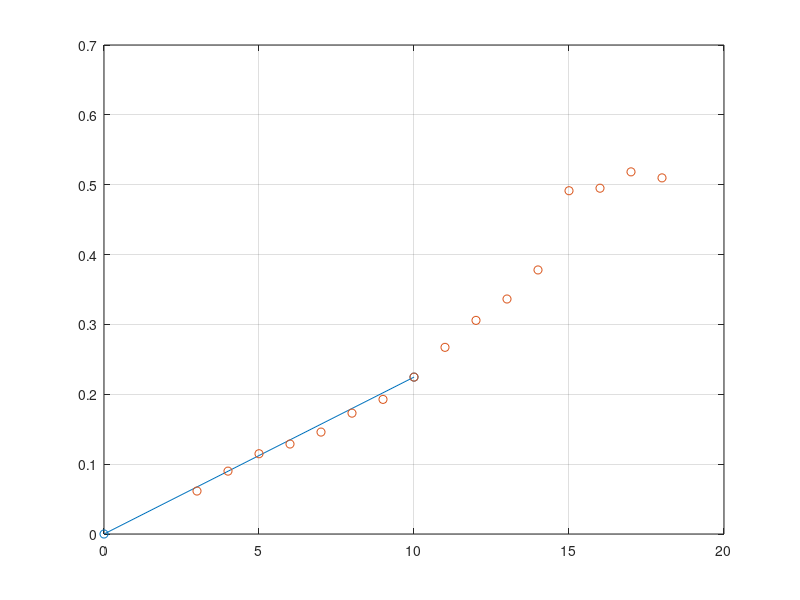

Reproduce this figure in MATLAB.
x =3:1:18;
y = [.0615 .09 .1149 .1288 .1459 .173 .1927 .2246 .2672 .3058 .3364 .378 .4914 .495 .5184 .5098];

%%plot(x,y,'-o')
%%grid on
%%hold on

ph0p = plot([0,x],[0,y],'-o');
grid on 
i_xy = 8;
ph0p = plot([0,x(i_xy)],[0,y(i_xy)],'-o');
hold on
plot(x,y,'o')
grid on 